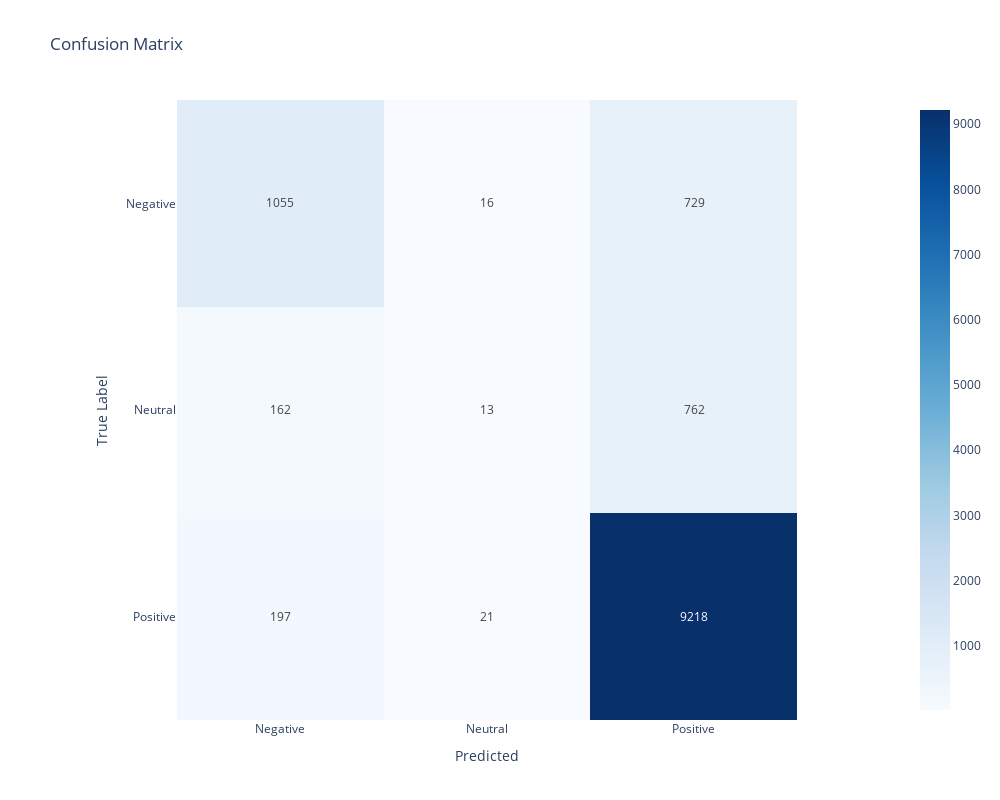

This figure's notebook cell:
### Markdown cell above
This time I try another model RandomForestClassifier.

### Code cell
model = Model(X, y, RandomForestClassifier(), TfidfVectorizer(preprocessor=preprocess_text), random_seed=42, test_size=0.2)
# Fit the model
model.fit()
# Predict using the model
y_pred = model.predict()
# Generate and display the classification report
model.report(model.y_test, y_pred, class_labels)

### Figure 1 — Plotly figure (JSON) as saved in the notebook; plotly's stock layout.template omitted (floating-point values rounded to 4 significant figures)
{"data": [{"coloraxis": "coloraxis", "hovertemplate": "Predicted: %{x}<br>True Label: %{y}<br>color: %{z}<extra></extra>", "name": "0", "texttemplate": "%{z}", "type": "heatmap", "x": ["Negative", "Neutral", "Positive"], "xaxis": "x", "y": ["Negative", "Neutral", "Positive"], "yaxis": "y", "z": [[1055, 16, 729], [162, 13, 762], [197, 21, 9218]]}], "layout": {"coloraxis": {"colorscale": [[0, "rgb(247,251,255)"], [0.125, "rgb(222,235,247)"], [0.25, "rgb(198,219,239)"], [0.375, "rgb(158,202,225)"], [0.5, "rgb(107,174,214)"], [0.625, "rgb(66,146,198)"], [0.75, "rgb(33,113,181)"], [0.875, "rgb(8,81,156)"], [1, "rgb(8,48,107)"]]}, "height": 800, "title": {"text": "Confusion Matrix"}, "width": 1000, "xaxis": {"anchor": "y", "constrain": "domain", "domain": [0, 1], "scaleanchor": "y", "title": {"text": "Predicted"}}, "yaxis": {"anchor": "x", "autorange": "reversed", "constrain": "domain", "domain": [0, 1], "title": {"text": "True Label"}}}}
